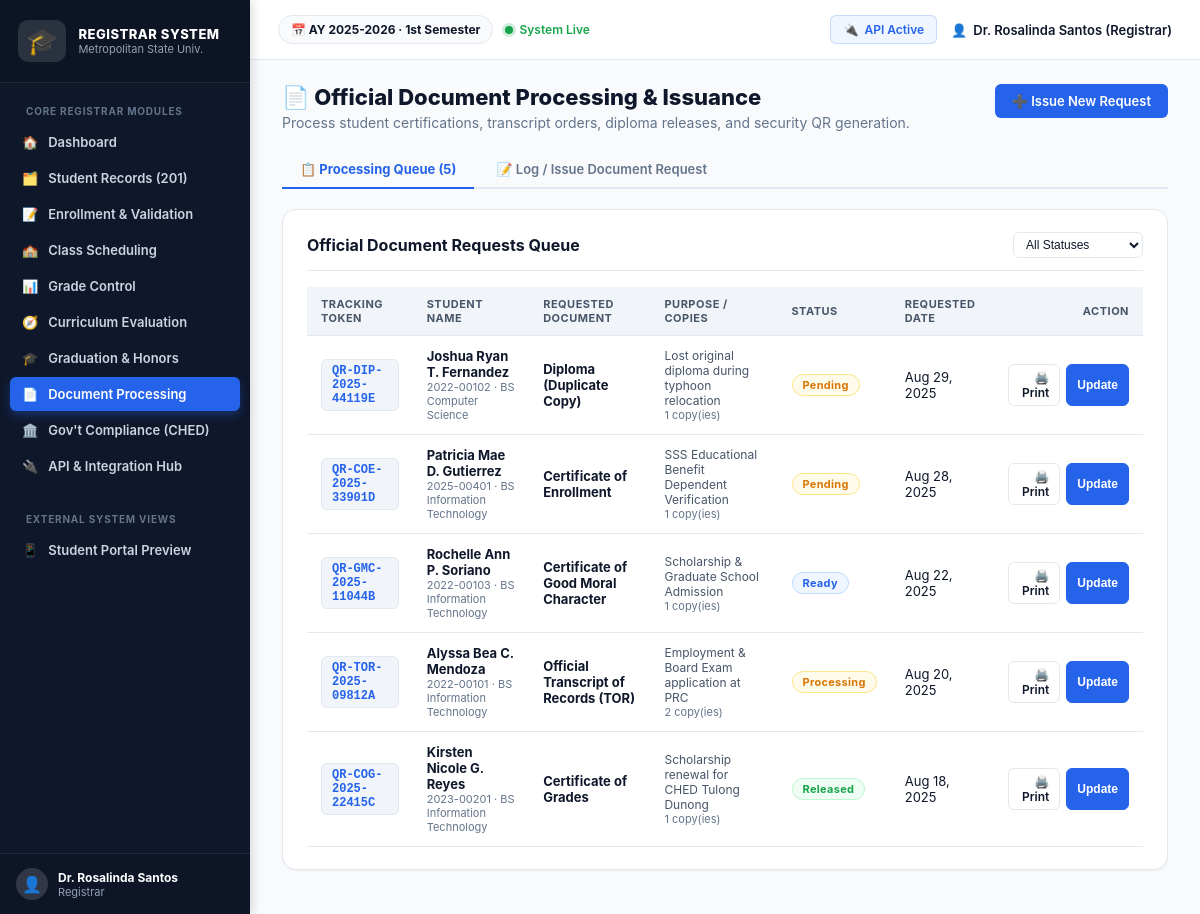
The page /document_processing.php on the database its author committed.
### tables this page shows
CREATE TABLE `settings` (
  `key` varchar(50) NOT NULL,
  `value` text NOT NULL,
  `description` varchar(255) DEFAULT NULL,
  PRIMARY KEY (`key`)
);

CREATE TABLE `transcript_requests` (
  `id` int(11) NOT NULL AUTO_INCREMENT,
  `student_id` int(11) NOT NULL,
  `document_type` varchar(100) NOT NULL,
  `purpose` text DEFAULT NULL,
  `copies` int(11) NOT NULL DEFAULT 1,
  `status` enum('pending','processing','ready','released','rejected') NOT NULL DEFAULT 'pending',
  `qr_code_token` varchar(64) NOT NULL,
  `requested_at` datetime NOT NULL DEFAULT current_timestamp(),
  `processed_at` datetime DEFAULT NULL,
  `released_at` datetime DEFAULT NULL,
  `remarks` text DEFAULT NULL,
  PRIMARY KEY (`id`),
  UNIQUE KEY `qr_code_token` (`qr_code_token`),
  KEY `student_id` (`student_id`),
  CONSTRAINT `transcript_requests_ibfk_1` FOREIGN KEY (`student_id`) REFERENCES `user` (`id`) ON DELETE CASCADE
);

CREATE TABLE `user` (
  `id` int(11) NOT NULL AUTO_INCREMENT,
  `student_id_number` varchar(30) DEFAULT NULL,
  `name` varchar(150) NOT NULL,
  `email` varchar(150) NOT NULL,
  `password` varchar(255) NOT NULL,
  `role` enum('admin','registrar','student','faculty','guidance') NOT NULL DEFAULT 'student',
  `status` enum('active','inactive') NOT NULL DEFAULT 'active',
  `created_at` datetime NOT NULL DEFAULT current_timestamp(),
  PRIMARY KEY (`id`),
  UNIQUE KEY `email` (`email`),
  UNIQUE KEY `student_id_number` (`student_id_number`)
);

CREATE TABLE `student_profile` (
  `user_id` int(11) NOT NULL,
  `program` varchar(100) NOT NULL DEFAULT 'BS Information Technology',
  `year_level` varchar(50) NOT NULL DEFAULT '1st Year',
  `curriculum_year` varchar(20) NOT NULL DEFAULT '2023-2027',
  `average_grade` decimal(4,2) DEFAULT NULL,
  `academic_status` enum('Good Standing','Probation','Graduating','Graduated','Disqualified') NOT NULL DEFAULT 'Good Standing',
  `enrollment_status` enum('Active','On-Leave','Dropped','Dismissed','Graduated') NOT NULL DEFAULT 'Active',
  `completed_units` int(11) NOT NULL DEFAULT 0,
  `units_remaining` int(11) NOT NULL DEFAULT 144,
  `guidance_clearance_status` enum('Cleared','Pending','Flagged') NOT NULL DEFAULT 'Cleared',
  `guidance_notes` text DEFAULT NULL,
  `contact_number` varchar(30) DEFAULT NULL,
  `address` text DEFAULT NULL,
  `birth_date` date DEFAULT NULL,
  `gender` enum('Male','Female') NOT NULL DEFAULT 'Female',
  PRIMARY KEY (`user_id`),
  CONSTRAINT `student_profile_ibfk_1` FOREIGN KEY (`user_id`) REFERENCES `user` (`id`) ON DELETE CASCADE
);

### document_processing.php (the view, shortened to what this page needs)
<?php
require 'config.php';
$tab = $_GET['tab'] ?? 'queue';
$sql = "SELECT tr.*, u.name as student_name, u.student_id_number, u.email, sp.program, sp.year_level
        FROM transcript_requests tr
        JOIN `user` u ON u.id = tr.student_id
        LEFT JOIN student_profile sp ON sp.user_id = u.id";
$params = [];
$sql .= " ORDER BY tr.requested_at DESC";
$stmtQ = $pdo->prepare($sql);
$stmtQ->execute($params);
$requestsQueue = $stmtQ->fetchAll();
?>
<!doctype html>
<html lang="en">
<head>
  <link rel="stylesheet" href="dashboard.css">
</head>
<body class="dashboard-body">
  <?php render_sidebar('document_processing.php'); ?>
  <div class="dash-main">
    <?php render_topbar($pdo, 'Document Processing'); ?>
    <div class="dash-content">
      <div class="dash-heading-row">
        <div>
          <h1 class="dash-heading">📄 Official Document Processing &amp; Issuance</h1>
          <p class="dash-subheading">Process student certifications, transcript orders, diploma releases, and security QR generation.</p>
        </div>
        <div>
          <?php if ($tab !== 'issue'): ?>
            <a href="document_processing.php?tab=issue" class="btn btn-primary">➕ Issue New Request</a>
          <?php endif; ?>
        </div>
      </div>
      <div class="tab-nav no-print">
        <a href="document_processing.php?tab=queue" class="tab-link <?php echo $tab === 'queue' ? 'active' : ''; ?>">
          <span>📋 Processing Queue (<?php echo count($requestsQueue); ?>)</span>
        </a>
        <a href="document_processing.php?tab=issue" class="tab-link <?php echo $tab === 'issue' ? 'active' : ''; ?>">
          <span>📝 Log / Issue Document Request</span>
        </a>
      </div>
      <?php if ($tab === 'queue'): ?>
        <div class="dash-panel">
          <div class="dash-panel-header">
            <h2>Official Document Requests Queue</h2>
            <form method="get" style="display:flex;gap:8px;">
              <select name="status_filter" onchange="this.form.submit()" style="padding:4px 8px;font-size:12px;">
                <option value="">All Statuses</option>
              </select>
            </form>
          </div>
          <?php if (empty($requestsQueue)): ?>
            <p style="text-align:center;padding:30px;color:#64748b;">No document requests found.</p>
          <?php else: ?>
            <div class="table-responsive">
              <table class="table-simple">
                <thead>
                  <tr>
                    <th>Tracking Token</th>
                    <th>Student Name</th>
                    <th>Requested Document</th>
                    <th>Purpose / Copies</th>
                    <th>Status</th>
                    <th>Requested Date</th>
                    <th style="text-align:right;">Action</th>
                  </tr>
                </thead>
                <tbody>
                  <?php foreach ($requestsQueue as $r): ?>
                  <tr>
                    <td><strong class="token-chip" style="color:var(--accent);"><?php echo htmlspecialchars($r['qr_code_token']); ?></strong></td>
                    <td>
                      <strong><?php echo htmlspecialchars($r['student_name']); ?></strong>
                      <div style="font-size:11px;color:#64748b;"><?php echo htmlspecialchars($r['student_id_number']); ?> &middot; <?php echo htmlspecialchars($r['program']); ?></div>
                    </td>
                    <td><strong style="color:var(--text-main);"><?php echo htmlspecialchars($r['document_type']); ?></strong></td>
                    <td>
                      <div style="font-size:12px;color:#475569;"><?php echo htmlspecialchars($r['purpose'] ?: 'Official requirement'); ?></div>
                      <div style="font-size:11px;color:#64748b;"><?php echo $r['copies']; ?> copy(ies)</div>
                    </td>
                    <td><span class="badge badge-<?php echo strtolower($r['status']); ?>"><?php echo htmlspecialchars(ucfirst($r['status'])); ?></span></td>
                    <td><?php echo date('M d, Y', strtotime($r['requested_at'])); ?></td>
                    <td style="text-align:right;">
                      <div style="display:inline-flex;gap:6px;">
                        <a href="document_processing.php?tab=print_doc&req_id=<?php echo $r['id']; ?>" class="btn-small" title="Print Document">🖨️ Print</a>
                        <button onclick="openStatusModal(<?php echo $r['id']; ?>, '<?php echo $r['status']; ?>', '<?php echo htmlspecialchars(addslashes($r['remarks'] ?? '')); ?>')" class="btn-small primary">Update</button>
                      </div>
                    </td>
                  </tr>
                  <?php endforeach; ?>
                </tbody>
              </table>
            </div>
          <?php endif; ?>
        </div>
      <?php endif; ?>
    </div>
  </div>
</body>
</html>

### config.php (shortened to what this page needs)
<?php
function get_setting(PDO $pdo, string $key, string $default = ''): string
{
    $stmt = $pdo->prepare("SELECT `value` FROM `settings` WHERE `key` = ?");
    $stmt->execute([$key]);
    $val = $stmt->fetchColumn();
    $result = ($val !== false && $val !== null) ? (string)$val : $default;
    return $result;
}
function render_sidebar(string $activePage): void
{
    $navItems = [
        ['file' => 'admin_dashboard.php',        'icon' => '🏠', 'label' => 'Dashboard'],
        ['file' => 'student_records.php',        'icon' => '🗂️', 'label' => 'Student Records (201)'],
        ['file' => 'enrollment_validation.php',  'icon' => '📝', 'label' => 'Enrollment & Validation'],
        ['file' => 'class_scheduling.php',       'icon' => '🏫', 'label' => 'Class Scheduling'],
        ['file' => 'grade_control.php',          'icon' => '📊', 'label' => 'Grade Control'],
        ['file' => 'curriculum_evaluation.php',  'icon' => '🧭', 'label' => 'Curriculum Evaluation'],
        ['file' => 'graduation_audit.php',       'icon' => '🎓', 'label' => 'Graduation & Honors'],
        ['file' => 'document_processing.php',    'icon' => '📄', 'label' => 'Document Processing'],
        ['file' => 'government_compliance.php',  'icon' => '🏛️', 'label' => 'Gov\'t Compliance (CHED)'],
        ['file' => 'integration_hub.php',        'icon' => '🔌', 'label' => 'API & Integration Hub'],
    ];
    $currentUser = $_SESSION['user_name'] ?? 'Registrar';
    $role = $_SESSION['user_role'] ?? 'registrar';
    echo '<aside class="dash-sidebar">';
    echo '  <div class="dash-brand">';
    echo '    <span class="cap-logo">🎓</span>';
    echo '    <div class="brand-text">';
    echo '      <div class="brand-title">REGISTRAR SYSTEM</div>';
    echo '      <div class="brand-sub">Metropolitan State Univ.</div>';
    echo '    </div>';
    echo '  </div>';
    echo '  <nav class="dash-nav">';
    echo '    <div class="nav-section-title">CORE REGISTRAR MODULES</div>';
    foreach ($navItems as $item) {
        $isActive = ($activePage === $item['file']) ? ' active' : '';
        echo '    <a href="' . htmlspecialchars($item['file']) . '" class="' . $isActive . '">';
        echo '      <span class="ic">' . $item['icon'] . '</span> ' . htmlspecialchars($item['label']);
        echo '    </a>';
    }
    echo '    <div class="nav-section-title" style="margin-top:14px;">EXTERNAL SYSTEM VIEWS</div>';
    $studActive = ($activePage === 'student_dashboard.php') ? ' active' : '';
    echo '    <a href="student_dashboard.php" class="' . $studActive . '">';
    echo '      <span class="ic">📱</span> Student Portal Preview';
    echo '    </a>';
    echo '  </nav>';
    echo '  <div class="dash-sidebar-footer">';
    echo '    <div class="user-chip">';
    echo '      <div class="avatar-circle">👤</div>';
    echo '      <div class="user-info">';
    echo '        <div class="user-name">' . htmlspecialchars($currentUser) . '</div>';
    echo '        <div class="user-role">' . htmlspecialchars(ucfirst($role)) . '</div>';
    echo '      </div>';
    echo '    </div>';
    echo '  </div>';
    echo '</aside>';
}
function render_topbar(PDO $pdo, string $title = 'Registrar Portal'): void
{
    $sy = get_setting($pdo, 'current_school_year', '2025-2026');
    $sem = get_setting($pdo, 'current_semester', '1st Semester');
    $userName = $_SESSION['user_name'] ?? 'Registrar';
    $role = $_SESSION['user_role'] ?? 'registrar';
    echo '<header class="dash-topbar">';
    echo '  <div class="topbar-left">';
    echo '    <span class="term-pill">📅 AY ' . htmlspecialchars($sy) . ' &middot; ' . htmlspecialchars($sem) . '</span>';
    echo '    <span class="system-status-indicator"><span class="pulse-dot"></span> System Live</span>';
    echo '  </div>';
    echo '  <div class="dash-right">';
    echo '    <a href="integration_hub.php" class="topbar-btn" title="API Status"><span class="ic">🔌</span> API Active</a>';
    echo '    <span class="user-badge"><span class="avatar-sm">👤</span> ' . htmlspecialchars($userName) . ' (' . htmlspecialchars(ucfirst($role)) . ')</span>';
    echo '  </div>';
    echo '</header>';
}

### rows shown on the page
settings: value "2025-2026"
settings: value "1st Semester"
transcript_requests: qr_code_token "QR-DIP-2025-44119E", student.name "Joshua Ryan T. Fernandez", student.student_id_number "2022-00102", student_profile.program "BS Computer Science", document_type "Diploma (Duplicate Copy)", purpose "Lost original diploma during typhoon relocation", copies "1", status "Pending", requested_at "Aug 29, 2025"
transcript_requests: qr_code_token "QR-COE-2025-33901D", student.name "Patricia Mae D. Gutierrez", student.student_id_number "2025-00401", student_profile.program "BS Information Technology", document_type "Certificate of Enrollment", purpose "SSS Educational Benefit Dependent Verification", copies "1", status "Pending", requested_at "Aug 28, 2025"
transcript_requests: qr_code_token "QR-GMC-2025-11044B", student.name "Rochelle Ann P. Soriano", student.student_id_number "2022-00103", student_profile.program "BS Information Technology", document_type "Certificate of Good Moral Character", purpose "Scholarship & Graduate School Admission", copies "1", status "Ready", requested_at "Aug 22, 2025"
transcript_requests: qr_code_token "QR-TOR-2025-09812A", student.name "Alyssa Bea C. Mendoza", student.student_id_number "2022-00101", student_profile.program "BS Information Technology", document_type "Official Transcript of Records (TOR)", purpose "Employment & Board Exam application at PRC", copies "2", status "Processing", requested_at "Aug 20, 2025"
transcript_requests: qr_code_token "QR-COG-2025-22415C", student.name "Kirsten Nicole G. Reyes", student.student_id_number "2023-00201", student_profile.program "BS Information Technology", document_type "Certificate of Grades", purpose "Scholarship renewal for CHED Tulong Dunong", copies "1", status "Released", requested_at "Aug 18, 2025"

### other values the page prints
$item['icon'] "🏠"
$item['label'] "Dashboard"
$item['icon'] "🗂️"
$item['label'] "Student Records (201)"
$item['icon'] "📝"
$item['label'] "Enrollment & Validation"
$item['icon'] "🏫"
$item['label'] "Class Scheduling"
$item['icon'] "📊"
$item['label'] "Grade Control"
$item['icon'] "🧭"
$item['label'] "Curriculum Evaluation"
$item['icon'] "🎓"
$item['label'] "Graduation & Honors"
$item['icon'] "📄"
